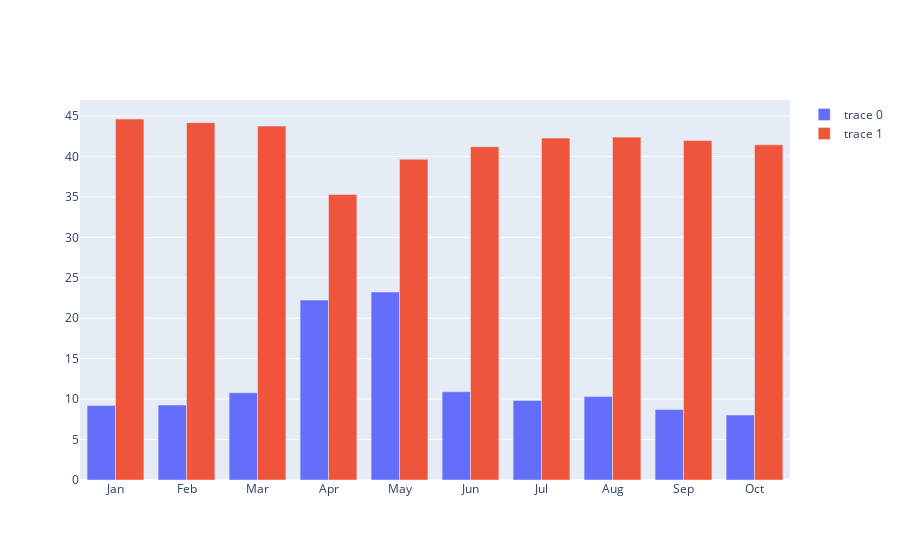

The notebook cell saved with this chart:
### Code cell
x1 = df_11["month_order"]
y1 = df_11_El["Estimated Unemployment Rate (%)"]
x2 = df_11["month_order"]
y2 = df_11_El["Estimated Labour Participation Rate (%)"]

fig = go.Figure()
fig.add_trace(go.Bar(x=x1,y=y1))
fig.add_trace(go.Bar(x=x2,y=y2))
fig.show()

### Figure 1 — Plotly figure (JSON) as saved in the notebook; plotly's stock layout.template omitted (floating-point values rounded to 4 significant figures; data arrays with more than 128 entries replaced by an {"elided": "..."} marker saying what was removed)
{"data": [{"type": "bar", "x": {"elided": "267 str values"}, "y": [9.2, 9.27, 10.78, 22.24, 23.24, 10.91, 9.83, 10.31, 8.71, 8.03]}, {"type": "bar", "x": {"elided": "267 str values"}, "y": [44.63, 44.18, 43.75, 35.3, 39.65, 41.2, 42.27, 42.39, 41.97, 41.44]}], "layout": {}}
